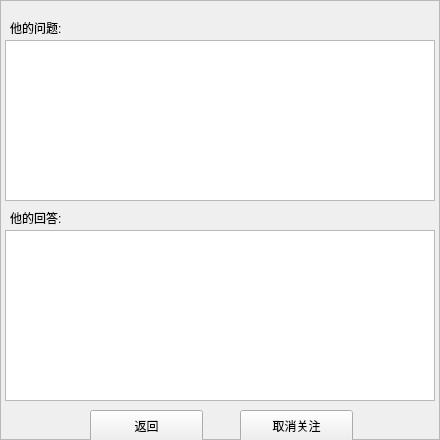
<?xml version="1.0" encoding="UTF-8"?>
<ui version="4.0">
 <class>UserQuestionFrame</class>
 <widget class="QFrame" name="UserQuestionFrame">
  <property name="geometry">
   <rect>
    <x>0</x>
    <y>0</y>
    <width>440</width>
    <height>440</height>
   </rect>
  </property>
  <property name="windowTitle">
   <string>Frame</string>
  </property>
  <property name="frameShape">
   <enum>QFrame::StyledPanel</enum>
  </property>
  <property name="frameShadow">
   <enum>QFrame::Raised</enum>
  </property>
  <widget class="QTableView" name="tb_question">
   <property name="geometry">
    <rect>
     <x>5</x>
     <y>40</y>
     <width>430</width>
     <height>161</height>
    </rect>
   </property>
  </widget>
  <widget class="QTableView" name="tb_comment">
   <property name="geometry">
    <rect>
     <x>5</x>
     <y>230</y>
     <width>430</width>
     <height>171</height>
    </rect>
   </property>
   <property name="showGrid">
    <bool>false</bool>
   </property>
  </widget>
  <widget class="QLabel" name="label">
   <property name="geometry">
    <rect>
     <x>10</x>
     <y>20</y>
     <width>60</width>
     <height>16</height>
    </rect>
   </property>
   <property name="text">
    <string>他的问题:</string>
   </property>
  </widget>
  <widget class="QLabel" name="label_2">
   <property name="geometry">
    <rect>
     <x>10</x>
     <y>210</y>
     <width>60</width>
     <height>16</height>
    </rect>
   </property>
   <property name="text">
    <string>他的回答:</string>
   </property>
  </widget>
  <widget class="QPushButton" name="btn_return">
   <property name="geometry">
    <rect>
     <x>90</x>
     <y>410</y>
     <width>113</width>
     <height>32</height>
    </rect>
   </property>
   <property name="text">
    <string>返回</string>
   </property>
  </widget>
  <widget class="QPushButton" name="btn_cancel_focus">
   <property name="geometry">
    <rect>
     <x>240</x>
     <y>410</y>
     <width>113</width>
     <height>32</height>
    </rect>
   </property>
   <property name="text">
    <string>取消关注</string>
   </property>
  </widget>
 </widget>
 <resources/>
 <connections/>
</ui>
